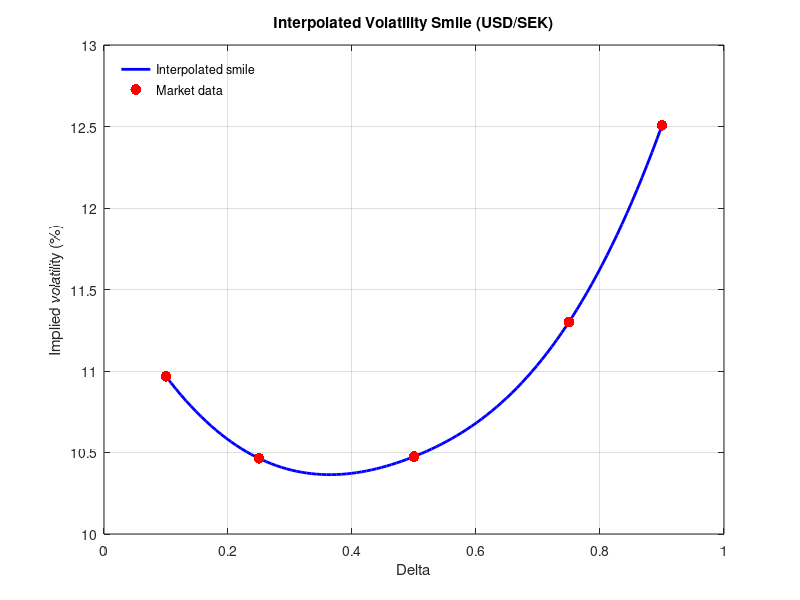

Recreate this plot in MATLAB. (Note: this script raises an error after producing the figure.)
%% FX IMPLIED DISTRIBUTION FROM VOL SMILE (BLOOMBERG 10D/25D)
% -------------------------------------------------------------------------
% This script constructs an implied risk-neutral probability distribution
% for an FX rate (USD/SEK) using market-implied volatilities obtained from
% Bloomberg (OVDV).
%
% Key features:
% - Uses 10-delta and 25-delta risk reversals and butterflies from Bloomberg
% - Volatility smile is interpolated using a spline (instead of Malz method)
% - The implied distribution is extracted via the second derivative
%   (Hessian) of Black-Scholes option prices with respect to strike
% - Compares the smile-based distribution to a flat-vol Black-Scholes case
%
% Steps:
% 1. Input market data (spot, rates, vol quotes)
% 2. Construct volatility smile as function of delta
% 3. Convert grid of strikes via log-return space
% 4. Map delta -> implied volatility via interpolation
% 5. Compute implied PDF using Hessian of option pricing function
% 6. Normalize PDF and compute CDF
% 7. Visualize distributions and probability of a given level
% -------------------------------------------------------------------------

clear; close all;

%% === Market data (example: 2026-04-13 15:05) ===
r_dom = 2.176 / 100;
r_for = 3.764 / 100;
T     = 1.0;
S0    = 9.3085;

volATM = 10.475 / 100;
vol25C = 11.301 / 100;
vol25P = 10.464 / 100;
vol10C = 12.507 / 100;
vol10P = 10.967 / 100;

%% === Volatility smile (delta space) ===
deltas = [0.10 0.25 0.50 0.75 0.90];
vols   = [vol10P vol25P volATM vol25C vol10C];

volSmile = @(d) interp1(deltas, vols, d, 'spline');
% volSmile = @(d) interp1(deltas, vols, d, 'pchip');  % alternative

%% === Plot smile ===
delta_grid = linspace(0.10, 0.90, 100);
figure;
plot(delta_grid, volSmile(delta_grid) * 100, 'b-', 'LineWidth', 2); hold on;
scatter(deltas, vols * 100, 60, 'r', 'filled');
title('Interpolated Volatility Smile (USD/SEK)');
xlabel('Delta'); ylabel('Implied volatility (%)');
legend('Interpolated smile','Market data','Location','NorthWest');
legend boxoff; grid on;

%% === Strike grid ===
F = S0 * exp((r_dom - r_for) * T);

returns = linspace(-0.5, 0.5, 1000)';
K = F .* exp(returns);

nK = length(K);

sigK = NaN(nK,1);
pdf  = NaN(nK,1);
pdfBS = NaN(nK,1);

%% === Compute implied PDF ===
for i = 1:nK

    X = K(i);

    % --- Delta (ATM approximation) ---
    d = bsdelta(X, S0, r_dom, r_for, T, volATM);

    % Clamp to avoid extrapolation
    d = max(min(d, 0.90), 0.10);

    % --- Local volatility ---
    sigma = volSmile(d);
    sigK(i) = sigma;

    % --- Hessian (implied density) ---
    % NOTE:
    % The volatility sigma is treated as constant in this step.
    % Although sigma depends on strike via delta (smile), this dependence
    % is NOT accounted for in the numerical second derivative.
    % Hence, the method approximates the density using a "locally flat"
    % Black-Scholes volatility at each strike.
    pdf(i)   = hessian(@bscall2, X, S0, r_dom, r_for, T, sigma);
    pdfBS(i) = hessian(@bscall2, X, S0, r_dom, r_for, T, volATM);

end

%% === Normalize distributions ===
pdf   = pdf   / trapz(K, pdf);
pdfBS = pdfBS / trapz(K, pdfBS);

cdf   = cumtrapz(K, pdf);
cdfBS = cumtrapz(K, pdfBS);

%% === Tail probability ===
targetLevel = 0.85 * S0;

idx = find(K >= targetLevel, 1);

probTarget = cdf(idx);

%% === Visualization ===
figure;
plot(K, pdf, 'r-', K, pdfBS, 'r:', 'LineWidth', 2); hold on;

area(K(1:idx), pdf(1:idx), ...
    'FaceColor',[0.15 0.15 0.90], ...
    'FaceAlpha',0.5, ...
    'LineStyle','none');

grid on;
xlabel('USD/SEK');
xlim([6 13]);

legend('Smile-implied distribution','Black-Scholes','Location','NorthEast');
legend boxoff;

% Annotation
text(targetLevel, max(pdf)*0.1, ...
    {sprintf('P(USD/SEK < %.2f)', targetLevel), ...
     sprintf('= %.2f%%', probTarget*100)}, ...
     'FontSize', 9, 'FontWeight', 'bold');
